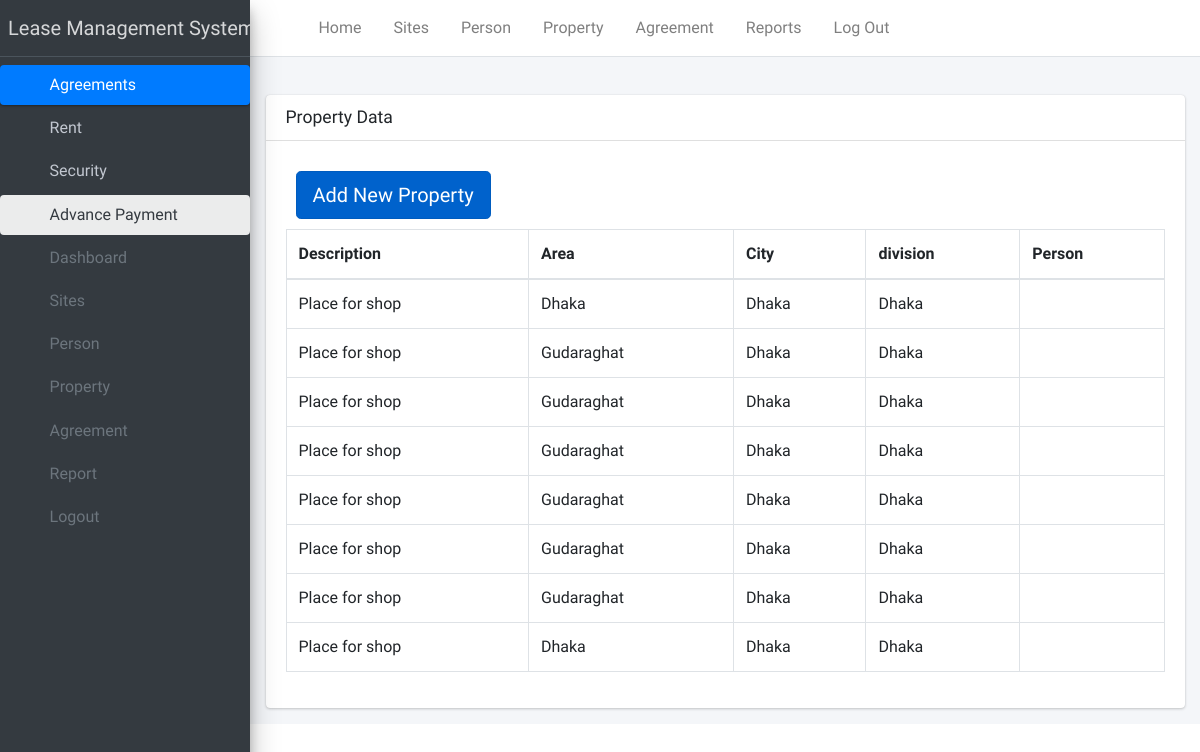
Screenshot of /property/ with the database file from the repository.
### agreement/models.py (models this page shows, shortened)
class Properties(models.Model):
    type=models.CharField(max_length=100)
    desc=models.CharField(max_length=450)
    status=models.CharField(max_length=30)
    area=models.CharField(max_length=20)
    city=models.CharField(max_length=20)
    property_size = models.IntegerField(max_length=100,help_text='size of the site in ft', null=True)
    district=models.CharField(max_length=20)
    division=models.CharField(max_length=20)
    owner1=models.ForeignKey(Person,on_delete=models.CASCADE,related_name='first_person')
    percentage_of_first_owner=models.IntegerField()
    owner2=models.ForeignKey(Person,on_delete=models.CASCADE, related_name='second_person',null=True, blank=True)
    percentage_of_second_owner=models.IntegerField(max_length=20,null=True, blank=True)
    owner3=models.ForeignKey(Person,on_delete=models.CASCADE, related_name='third_person',null=True, blank=True)
    percentage_of_third_owner=models.IntegerField(max_length=20,null=True, blank=True)
    owner4=models.ForeignKey(Person,on_delete=models.CASCADE, related_name='fourth_person',null=True, blank=True)
    percentage_of_fourth_owner=models.IntegerField(max_length=20,null=True, blank=True)
    owner5=models.ForeignKey(Person,on_delete=models.CASCADE, related_name='fifth_person',null=True, blank=True)
    percentage_of_fifth_owner=models.IntegerField(max_length=20,null=True, blank=True)
    site1=models.ForeignKey(Site,on_delete=models.CASCADE,related_name='first_site')
    percentage_of_first_site=models.IntegerField(max_length=20)
    site2=models.ForeignKey(Site,on_delete=models.CASCADE, related_name='second_site',null=True, blank=True)
    percentage_of_second_site=models.IntegerField(max_length=20,null=True)
    site3=models.ForeignKey(Site,on_delete=models.CASCADE, related_name='third_site',null=True, blank=True)
    percentage_of_third_site=models.IntegerField(max_length=20,null=True, blank=True)
    site4=models.ForeignKey(Site,on_delete=models.CASCADE, related_name='fourth_site',null=True, blank=True)
    percentage_of_fourth_site=models.IntegerField(max_length=20,null=True, blank=True)

### rentmanagement/views.py (the view)
# urls.py: path('property/',properties_view,name='properties_view'),
def properties_view(request):
    all_properties = Properties.objects.all()
    return render(request, 'agreement/property_results.html', {'all_properties': all_properties})

### templates/agreement/property_results.html (shortened to what this page needs)
{% extends 'agreement/basefile.html' %}
{% block content %}
<section class="content">
  <div class="row">
    <div class="col-12">
      <div class="card">
        <div class="card-header">
          <h3 class="card-title">Property Data</h3>
        </div>
        <div class="card-body">
          <div id="example2_wrapper" class="dataTables_wrapper dt-bootstrap4">
            <div class="row">
              <div class="col-sm-12 col-md-6">
                <a href="{%url 'property_input_view' %}"  style="margin: 10px" class="btn btn-primary btn-lg active" role="button" aria-pressed="true">Add New Property</a>
              </div>
              <div class="col-sm-12 col-md-6">
              </div>
            </div>
            <div class="row">
              <div class="col-sm-12">
                <table id="example2" class="table table-bordered table-hover dataTable" role="grid" aria-describedby="example2_info">
                  <thead>
                    <tr role="row">
                      <th class="sorting_asc" tabindex="0" aria-controls="example2" rowspan="1" colspan="1" aria-sort="ascending" aria-label="Rendering engine: activate to sort column descending">Description</th>
                      <th class="sorting" tabindex="0" aria-controls="example2" rowspan="1" colspan="1" aria-label="Browser: activate to sort column ascending">Area</th>
                      <th class="sorting" tabindex="0" aria-controls="example2" rowspan="1" colspan="1" aria-label="Browser: activate to sort column ascending">City</th>
                      <th class="sorting" tabindex="0" aria-controls="example2" rowspan="1" colspan="1" aria-label="Engine version: activate to sort column ascending">division</th>
                      <th class="sorting" tabindex="0" aria-controls="example2" rowspan="1" colspan="1" aria-label="CSS grade: activate to sort column ascending">Person</th>
                    </tr>
                  </thead>
                  <tbody>
                    {% for property in all_properties %}
                    <tr>
                      <td>{{ property.desc}}</td>
                      <td>{{ property.area }}</td>
                      <td>{{ property.city }}</td>
                      <td>{{ property.division }}</td>
                      <td>{{ property.person }}</td>
                    </tr>
                    {% endfor %}
                  </tbody>
                </table>
              </div>
            </div>
          </div>
        </div>
      </div>
    </div>
  </div>
</section>
{% endblock %}

### rows the page displays
Properties: desc "Place for shop", area "Dhaka", city "Dhaka", division "Dhaka"
Properties: desc "Place for shop", area "Gudaraghat", city "Dhaka", division "Dhaka"
Properties: desc "Place for shop", area "Gudaraghat", city "Dhaka", division "Dhaka"
Properties: desc "Place for shop", area "Gudaraghat", city "Dhaka", division "Dhaka"
Properties: desc "Place for shop", area "Gudaraghat", city "Dhaka", division "Dhaka"
Properties: desc "Place for shop", area "Gudaraghat", city "Dhaka", division "Dhaka"
Properties: desc "Place for shop", area "Gudaraghat", city "Dhaka", division "Dhaka"
Properties: desc "Place for shop", area "Dhaka", city "Dhaka", division "Dhaka"
